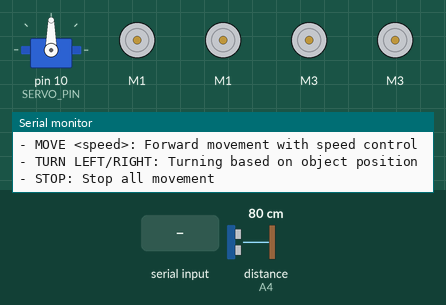
The sketch below on a simulated Arduino Uno, built with avr-gcc and run on an emulated ATmega328P. Shown: servo, 4 × DC motor (green arrow = forward, orange = backward, longer = faster), the last lines printed to the serial monitor. The test bench sets the inputs (shaded band); at power-on: distance to the obstacle (sensor on A4) 80 cm. The echo pulse lasts 58.3 µs per cm.

Above: at 1.3 s.
1.4 s: "MOVE 1\n" received over Serial
At 2.2 s:
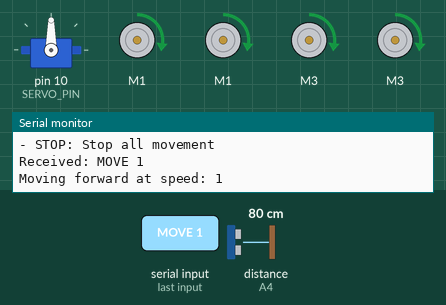
3.2 s: "MOVE\n" received over Serial
At 5.1 s:
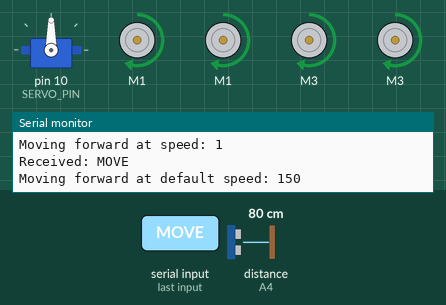
5.4 s: "TURN LEFT\n" received over Serial
At 6.8 s:
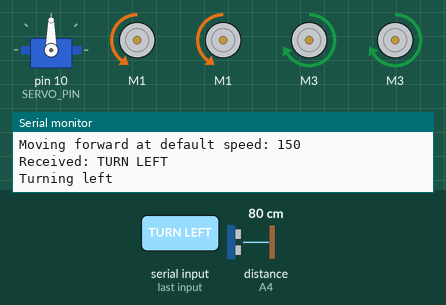
7.1 s: "TURN RIGHT\n" received over Serial
At 8.6 s:
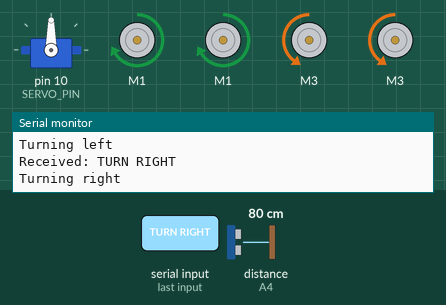
9.0 s: "MOVE 150\n" received over Serial
10.8 s: "MOVE 45\n" received over Serial
Timing chart, 0 to 14.0 s (numbered marks = the images above; inputs shaded):
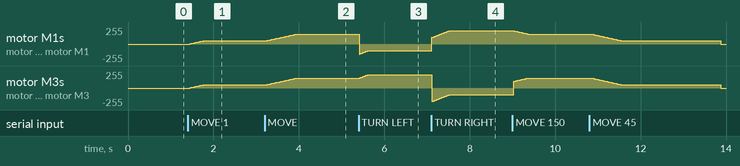

Measured:
- after the input at 1.4 s, motor M1, motor M1, motor M3, motor M3: moves from stopped to forward 50/255 over 0.32 s, starting at once

The sketch:

object-follwing.ino
```cpp
#include <AFMotor.h>
#include <NewPing.h>
#include <Servo.h>

// Pin Definitions
#define TRIG_PIN A5
#define ECHO_PIN A4
#define SERVO_PIN 10
#define MAX_DISTANCE 200

// Movement Parameters
#define BASE_SPEED 150
#define TURN_STRENGTH 50
#define ACCELERATION_STEP 5
#define MAX_SPEED 255
#define MIN_SPEED 50
#define SAFE_DISTANCE 20
#define RAMP_DELAY 20

// Motor Configuration
AF_DCMotor motorLeft1(1);
AF_DCMotor motorLeft2(1);
AF_DCMotor motorRight1(3);
AF_DCMotor motorRight2(3);

// Ultrasonic and Servo Setup
NewPing sonar(TRIG_PIN, ECHO_PIN, MAX_DISTANCE);
Servo scanServo;

// Movement State Variables
int currentLeftSpeed = 0;
int currentRightSpeed = 0;
int targetLeftSpeed = 0;
int targetRightSpeed = 0;
char currentDirection = 'S';
unsigned long movementTimeout = 0;
bool isMoving = false;

// Watchdog timer for safety
unsigned long lastCommandTime = 0;
#define COMMAND_TIMEOUT 3000 // Stop if no commands received for 3 seconds

// Function Prototypes
void rampMotorSpeeds();
int checkDistance();
void smoothTurn(char direction);
void smoothForward(int speed);
void stop();
void processCommand(String cmd);

void setup() {
  Serial.begin(9600);

  // Initialize Servo
  scanServo.attach(SERVO_PIN);
  scanServo.write(90);  // Center position

  // Initialize Motors
  stop();

  Serial.println("Object Tracking Robot Initialized");
  Serial.println("Commands:");
  Serial.println("- MOVE <speed>: Forward movement with speed control");
  Serial.println("- TURN LEFT/RIGHT: Turning based on object position");
  Serial.println("- STOP: Stop all movement");
}

void loop() {
  // Continuously ramp motor speeds for smooth acceleration/deceleration
  rampMotorSpeeds();

  // Safety: Stop if no commands received for a while
  if (isMoving && (millis() - lastCommandTime > COMMAND_TIMEOUT)) {
    stop();
    Serial.println("Command timeout - stopping");
  }

  // Obstacle detection during forward movement
  if (currentDirection == 'F') {
    int distance = checkDistance();
    if (distance > 0 && distance <= SAFE_DISTANCE) {
      stop();
      Serial.print("Obstacle detected at ");
      Serial.print(distance);
      Serial.println(" cm. Stopping.");
    }
  }

  // Process serial commands from Python program
  if (Serial.available() > 0) {
    String command = Serial.readStringUntil('\n');
    command.trim();
    if (command.length() > 0) {
      processCommand(command);
      lastCommandTime = millis(); // Reset timeout timer
    }
  }

  delay(RAMP_DELAY);
}

// Smoothly ramp motor speeds for gradual acceleration/deceleration
void rampMotorSpeeds() {
  // Left Motors
  if (currentLeftSpeed < targetLeftSpeed) {
    currentLeftSpeed = min(currentLeftSpeed + ACCELERATION_STEP, targetLeftSpeed);
  } else if (currentLeftSpeed > targetLeftSpeed) {
    currentLeftSpeed = max(currentLeftSpeed - ACCELERATION_STEP, targetLeftSpeed);
  }

  // Right Motors
  if (currentRightSpeed < targetRightSpeed) {
    currentRightSpeed = min(currentRightSpeed + ACCELERATION_STEP, targetRightSpeed);
  } else if (currentRightSpeed > targetRightSpeed) {
    currentRightSpeed = max(currentRightSpeed - ACCELERATION_STEP, targetRightSpeed);
  }

  // Apply speeds to motors
  motorLeft1.setSpeed(currentLeftSpeed);
  motorLeft2.setSpeed(currentLeftSpeed);
  motorRight1.setSpeed(currentRightSpeed);
  motorRight2.setSpeed(currentRightSpeed);
}

// Check distance using ultrasonic sensor
int checkDistance() {
  delay(10);  // Stability delay
  int distance = sonar.ping_cm();

  // Filter out invalid readings
  if (distance == 0) {
    delay(10);
    distance = sonar.ping_cm();
  }

  return distance;
}

// Smooth turning function with different turning rates based on object position
void smoothTurn(char direction) {
  if (direction == 'L') {
    // Left turn: reduce left motor speed, increase right motor speed
    targetLeftSpeed = max(0, BASE_SPEED - TURN_STRENGTH);
    targetRightSpeed = min(MAX_SPEED, BASE_SPEED + TURN_STRENGTH);

    motorLeft1.run(BACKWARD);
    motorLeft2.run(BACKWARD);
    motorRight1.run(FORWARD);
    motorRight2.run(FORWARD);
  } else if (direction == 'R') {
    // Right turn: reduce right motor speed, increase left motor speed
    targetLeftSpeed = min(MAX_SPEED, BASE_SPEED + TURN_STRENGTH);
    targetRightSpeed = max(0, BASE_SPEED - TURN_STRENGTH);

    motorLeft1.run(FORWARD);
    motorLeft2.run(FORWARD);
    motorRight1.run(BACKWARD);
    motorRight2.run(BACKWARD);
  }

  currentDirection = direction;
  isMoving = true;
  movementTimeout = millis() + 1000;  // 1 second timeout
}

// Smooth forward movement with PID-controlled speed from Python
void smoothForward(int speed = BASE_SPEED) {
  int distance = checkDistance();

  if (distance > SAFE_DISTANCE || distance == 0) {
    targetLeftSpeed = constrain(speed, MIN_SPEED, MAX_SPEED);
    targetRightSpeed = constrain(speed, MIN_SPEED, MAX_SPEED);

    motorLeft1.run(FORWARD);
    motorLeft2.run(FORWARD);
    motorRight1.run(FORWARD);
    motorRight2.run(FORWARD);

    currentDirection = 'F';
    isMoving = true;
    movementTimeout = millis() + 1000;  // 1 second timeout
  } else {
    stop();
    Serial.println("Obstacle detected. Cannot move forward.");
  }
}

// Stop all motors
void stop() {
  targetLeftSpeed = 0;
  targetRightSpeed = 0;

  motorLeft1.run(RELEASE);
  motorLeft2.run(RELEASE);
  motorRight1.run(RELEASE);
  motorRight2.run(RELEASE);

  currentDirection = 'S';
  isMoving = false;
}

// Command processing function
void processCommand(String cmd) {
  Serial.println("Received: " + cmd);

  if (cmd.equalsIgnoreCase("STOP")) {
    stop();
  }
  else if (cmd.startsWith("MOVE")) {
    int spaceIndex = cmd.indexOf(' ');
    if (spaceIndex > 0) {
      String speedStr = cmd.substring(spaceIndex + 1);
      int speed = speedStr.toInt();
      smoothForward(speed);
      Serial.print("Moving forward at speed: ");
      Serial.println(speed);
    } else {
      smoothForward();
      Serial.print("Moving forward at default speed: ");
      Serial.println(BASE_SPEED);
    }
  }
  else if (cmd.equalsIgnoreCase("TURN LEFT")) {
    smoothTurn('L');
    Serial.println("Turning left");
  }
  else if (cmd.equalsIgnoreCase("TURN RIGHT")) {
    smoothTurn('R');
    Serial.println("Turning right");
  }
  else {
    Serial.println("Unknown command: " + cmd);
  }
}
```
